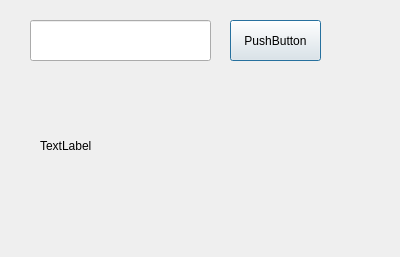
<?xml version="1.0" encoding="UTF-8"?>
<ui version="4.0">
 <class>Dialog</class>
 <widget class="QDialog" name="Dialog">
  <property name="geometry">
   <rect>
    <x>0</x>
    <y>0</y>
    <width>400</width>
    <height>257</height>
   </rect>
  </property>
  <property name="windowTitle">
   <string>Dialog</string>
  </property>
  <widget class="QLineEdit" name="lineEdit">
   <property name="geometry">
    <rect>
     <x>30</x>
     <y>20</y>
     <width>181</width>
     <height>41</height>
    </rect>
   </property>
  </widget>
  <widget class="QPushButton" name="pushButton">
   <property name="geometry">
    <rect>
     <x>230</x>
     <y>20</y>
     <width>91</width>
     <height>41</height>
    </rect>
   </property>
   <property name="text">
    <string>PushButton</string>
   </property>
  </widget>
  <widget class="QLabel" name="label">
   <property name="geometry">
    <rect>
     <x>40</x>
     <y>80</y>
     <width>321</width>
     <height>131</height>
    </rect>
   </property>
   <property name="text">
    <string>TextLabel</string>
   </property>
  </widget>
 </widget>
 <resources/>
 <connections/>
</ui>
